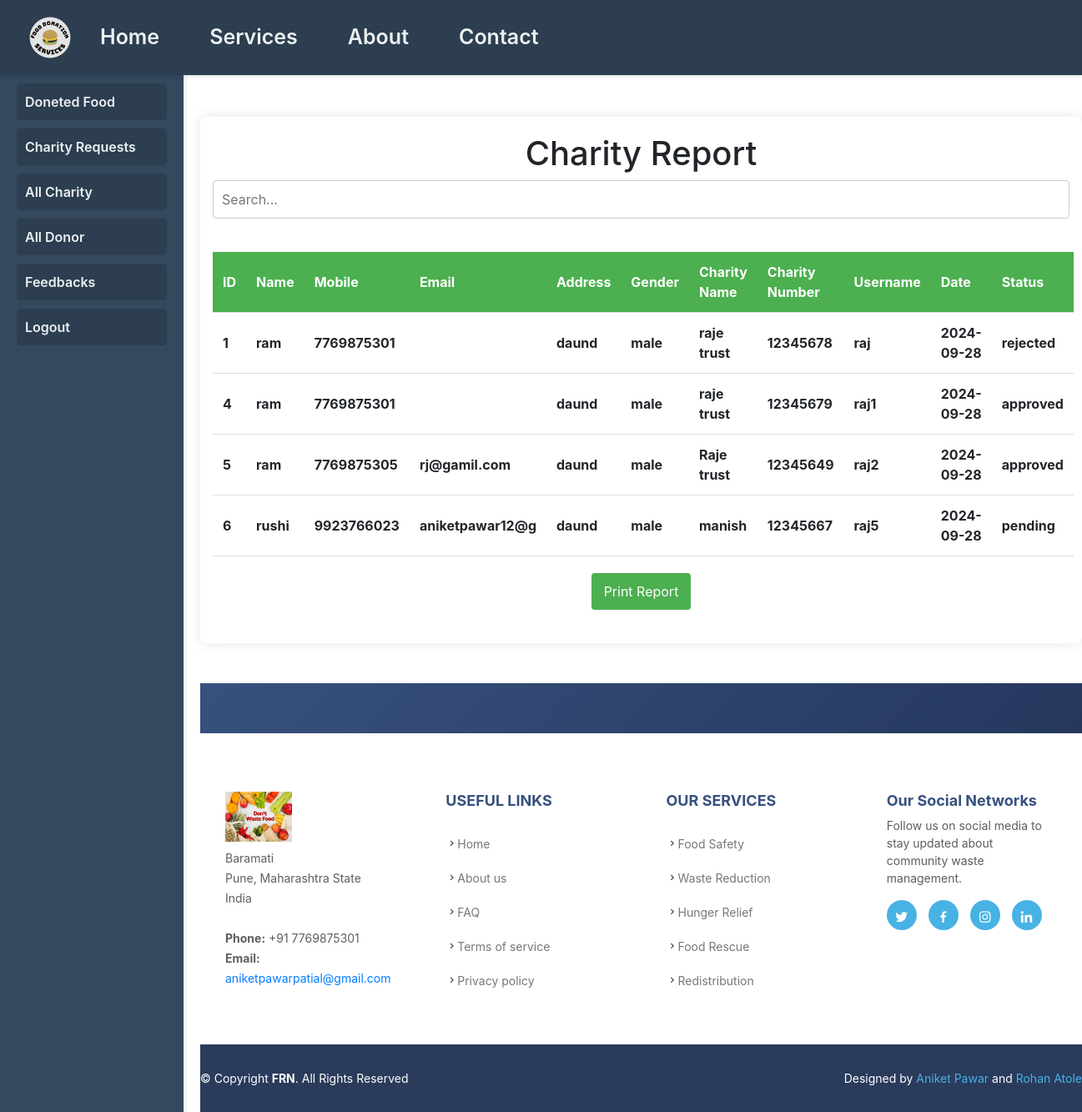
Screenshot of /admin/allcharity.php (signed in) with the database file from the repository.
### tables this page shows
CREATE TABLE `charity` (
  `id` int(11) NOT NULL,
  `name` varchar(100) NOT NULL,
  `mobile` varchar(15) NOT NULL,
  `email` varchar(15) NOT NULL,
  `address` varchar(255) NOT NULL,
  `gender` enum('male','female','other') NOT NULL,
  `charity_name` varchar(100) NOT NULL,
  `charity_number` char(8) NOT NULL,
  `username` varchar(50) NOT NULL,
  `password` varchar(255) NOT NULL,
  `date` date NOT NULL,
  `status` enum('pending','approved','rejected') DEFAULT 'pending'
);

### admin/allcharity.php (the view, shortened to what this page needs)
<?php
@include 'header.php';
@include 'conn1.php';
$sql = "SELECT * FROM charity";
$result = $conn->query($sql);
$charities = [];
if ($result->num_rows > 0) {
    while ($row = $result->fetch_assoc()) {
        $charities[] = $row;
    }
}
?>
<!DOCTYPE html>
<html lang="en">
<head>
</head>
<body>
<main>
    <div class="container">
        <h1>Charity Report</h1>
        <input type="text" id="search" placeholder="Search..." />
        <table id="donationTable">
            <thead>
                <tr>
                    <th>ID</th>
                    <th>Name</th>
                    <th>Mobile</th>
                    <th>Email</th>
                    <th>Address</th>
                    <th>Gender</th>
                    <th>Charity Name</th>
                    <th>Charity Number</th>
                    <th>Username</th>
                    <th>Date</th>
                    <th>Status</th>
                </tr>
            </thead>
            <tbody id="charityTable">
                <?php foreach ($charities as $charity): ?>
                    <tr>
                        <td><?= htmlspecialchars($charity['id']) ?></td>
                        <td><?= htmlspecialchars($charity['name']) ?></td>
                        <td><?= htmlspecialchars($charity['mobile']) ?></td>
                        <td><?= htmlspecialchars($charity['email']) ?></td>
                        <td><?= htmlspecialchars($charity['address']) ?></td>
                        <td><?= htmlspecialchars($charity['gender']) ?></td>
                        <td><?= htmlspecialchars($charity['charity_name']) ?></td>
                        <td><?= htmlspecialchars($charity['charity_number']) ?></td>
                        <td><?= htmlspecialchars($charity['username']) ?></td>
                        <td><?= htmlspecialchars($charity['date']) ?></td>
                        <td><?= htmlspecialchars($charity['status']) ?></td>
                    </tr>
                <?php endforeach; ?>
            </tbody>
        </table>
        <button class="print-button no-print" onclick="printTable()">Print Report</button>
    </div>
    <br><br>
    <div class="footer">
    <?php @include'footer.php'; ?>
    </div>
</main>
</body>
</html>

### admin/header.php (style rules this page uses)
body { margin: 0; font-family: 'Segoe UI', Tahoma, Geneva, Verdana, sans-serif; display: flex; min-height: 100vh; flex-direction: column; background-color: #f9f9f9; }
main { margin-left: 240px; padding: 0px; margin-top: 70px; }

### admin/allcharity.php (style rules this page uses)
body { font-family: Arial, sans-serif; background-color: #f4f4f4; margin: 0; }
.container { max-width: 1020px; margin: auto; background: white; padding: 20px; box-shadow: 0 0 15px rgba(0,0,0,0.1); border-radius: 8px; }
h1 { text-align: center; color: #333; margin-bottom: 20px; }
input[type="text"] { width: 100%; padding: 10px; margin-bottom: 20px; border: 1px solid #ccc; border-radius: 4px; transition: border 0.3s; }
table { width: 100%; border-collapse: collapse; margin-top: 20px; }
th { background-color: #4CAF50; color: white; }
td, th { padding: 12px; text-align: left; border-bottom: 1px solid #ddd; font-weight: bold; }
.print-button { background-color: #4CAF50; color: white; padding: 10px 15px; border: none; border-radius: 4px; cursor: pointer; display: block; margin: 20px auto; transition: background-color 0.3s; }

### admin/footer.php (style rules this page uses)
body { font-family: "Open Sans", sans-serif; color: #444444; margin: 0; padding: 0; background: #f8f9fa; }
h1, h2, h3, h4, h5, h6 { font-family: "Jost", sans-serif; }

### rows the page displays
charity: id "1", name "ram", mobile "7769875301", address "daund", gender "male", charity_name "raje trust", charity_number "12345678", username "raj", date "2024-09-28", status "rejected"
charity: id "4", name "ram", mobile "7769875301", address "daund", gender "male", charity_name "raje trust", charity_number "12345679", username "raj1", date "2024-09-28", status "approved"
charity: id "5", name "ram", mobile "7769875305", email "rj@gamil.com", address "daund", gender "male", charity_name "Raje trust", charity_number "12345649", username "raj2", date "2024-09-28", status "approved"
charity: id "6", name "rushi", mobile "9923766023", email "aniketpawar12@g", address "daund", gender "male", charity_name "manish", charity_number "12345667", username "raj5", date "2024-09-28", status "pending"
